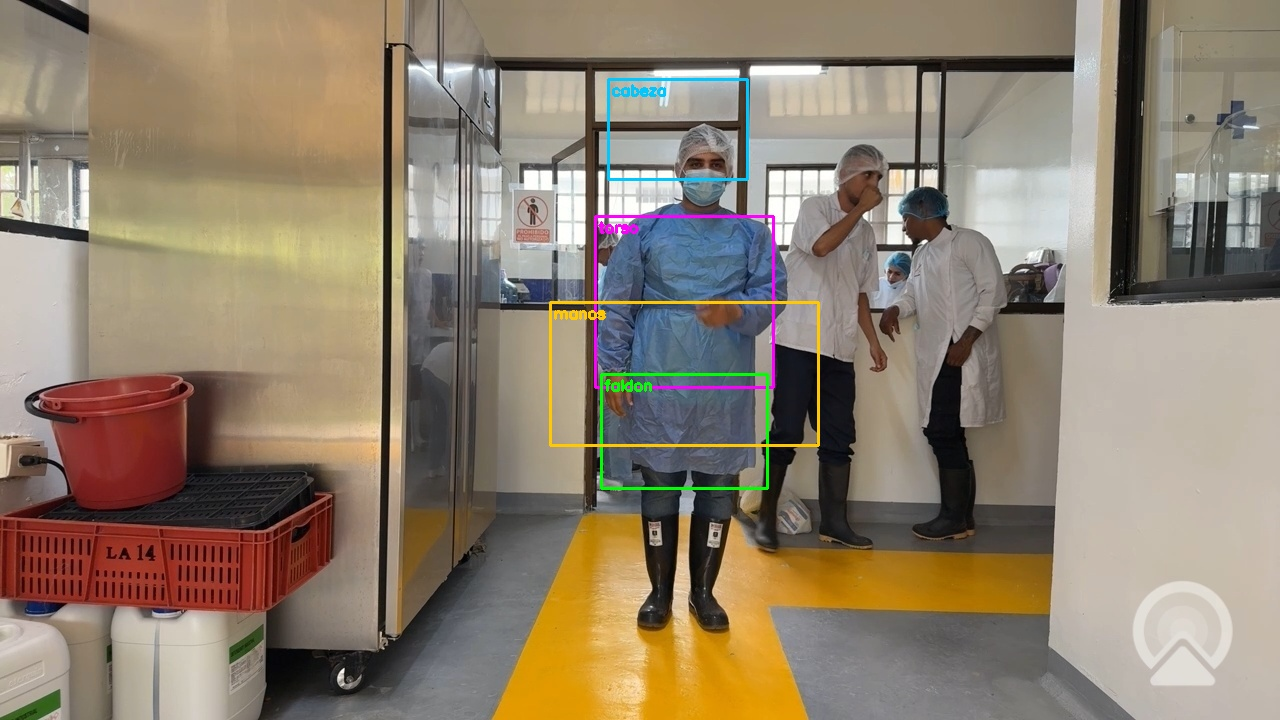
#> input picture reports/regiones/completo_00000.jpg, 1280 x 720 px
$ python -i features.py   (imports and definitions only)   (older library calls are emulated)
#> lines starting #> are read from the running program, lines starting #| are printed output that depends on the picture
#> further down, picture is the input picture: shape (720, 1280, 3); mean B, G, R 110.3, 128.2, 142.1
"""Descriptores clasicos de OpenCV (Fase 1): vector numerico por imagen.

extract(img_bgr) -> lista de floats, siempre del mismo largo (N_FEATURES). Se usa igual al
entrenar (eda_limpieza.py) y en vivo (PredictorClasico): si cambia esta funcion, vuelva a
correr eda_limpieza y benchmark_fase1 para regenerar features.csv y clasico.joblib.

Version 3 (regiones fijas calibradas al encuadre de la camara).
  - v1 miraba la imagen completa reducida a 128x128: la cofia quedaba en pocos pixeles y el
    vector describia sobre todo ropa, fondo y otras personas al fondo.
  - v2 ubicaba las regiones a partir del rostro, pero el tapabocas impide detectar el rostro
    con Haar, y el detector de personas HOG elegia a la gente del fondo.
  - v3 aprovecha que la camara es fija y el estudiante se para sobre la marca amarilla:
    las regiones son fracciones fijas del cuadro (funcionan con cualquier resolucion).

Regiones (x0, y0, x1, y1 como fraccion del ancho/alto del cuadro):
  cabeza -> parte alta de la cabeza: cofia vs. cabello
  torso  -> pecho y abdomen: bata (azul o blanca) vs. ropa de calle
  faldon -> cadera y muslos: la bata llega hasta aqui; una camiseta blanca no
  manos  -> zona de las manos a los lados y frente al cuerpo: guantes vs. piel

Si mueve la camara o la marca del piso, recalibre CAJAS revisando reports/regiones/
(python -m src.features dataset/limpio/completo ...). Largo total: 4 x 40 + 2 = 162.
"""
import cv2
import numpy as np

CAJAS = {
    "cabeza": (0.475, 0.11, 0.585, 0.25),
    "torso": (0.465, 0.30, 0.605, 0.54),
    "faldon": (0.470, 0.52, 0.600, 0.68),
    "manos": (0.430, 0.42, 0.640, 0.62),
}
REGIONES = tuple(CAJAS)
H_BINS, S_BINS, V_BINS = 8, 2, 2
N_POR_REGION = H_BINS * S_BINS * V_BINS + 8
N_GLOBALES = 2
N_FEATURES = len(REGIONES) * N_POR_REGION + N_GLOBALES
LADO_ROI = 96


def _recorte(img, caja):
    h, w = img.shape[:2]
    x0, y0, x1, y1 = caja
    a, b, c, d = int(x0 * w), int(y0 * h), int(x1 * w), int(y1 * h)
    if c - a < 8 or d - b < 8:
        return None
    return img[b:d, a:c]


def _describir(roi, v_ref):
    """40 valores por region."""
    if roi is None:
        return [0.0] * N_POR_REGION
    roi = cv2.resize(roi, (LADO_ROI, LADO_ROI), interpolation=cv2.INTER_AREA)
    hsv = cv2.cvtColor(roi, cv2.COLOR_BGR2HSV)
    ycc = cv2.cvtColor(roi, cv2.COLOR_BGR2YCrCb)
    gris = cv2.cvtColor(roi, cv2.COLOR_BGR2GRAY)
    s, v = hsv[..., 1].astype(float), hsv[..., 2].astype(float)

    hist = cv2.calcHist([hsv], [0, 1, 2], None, [H_BINS, S_BINS, V_BINS],
                        [0, 180, 0, 256, 0, 256]).flatten()
    hist = hist / max(hist.sum(), 1.0)

    cr, cb = ycc[..., 1], ycc[..., 2]
    piel = float(((cr >= 135) & (cr <= 180) & (cb >= 85) & (cb <= 135)).mean())
    claro = float(((s < 60) & (v > 1.10 * v_ref)).mean())        # blanco/claro (bata, cofia)
    azul = float(((hsv[..., 0] >= 90) & (hsv[..., 0] <= 125) & (s >= 50)).mean())  # bata/cofia azul
    oscuro = float((v < 0.45 * v_ref).mean())                     # cabello, pantalon oscuro
    bordes = float((cv2.Canny(gris, 60, 140) > 0).mean())
    textura = float(np.log1p(cv2.Laplacian(gris, cv2.CV_64F).var()) / 10.0)
    extra = [piel, claro, azul, oscuro, bordes, textura,
             float(s.mean() / 255.0), float(v.mean() / max(v_ref, 1.0))]
    return list(hist) + extra


def extract(img_bgr):
    hsv_total = cv2.cvtColor(cv2.resize(img_bgr, (160, 90)), cv2.COLOR_BGR2HSV)
#> hsv_total: shape (90, 160, 3); mean H, S, V 34.4, 66.2, 145.5
    v_ref = max(float(np.median(hsv_total[..., 2])), 30.0)   # luz general de la escena
#> v_ref = 151
    vec = []
    for nombre in REGIONES:
        vec.extend(_describir(_recorte(img_bgr, CAJAS[nombre]), v_ref))
#> this loop made 4 passes
#> (piel in _describir, claro in _describir, azul in _describir, oscuro in _describir, bordes in _describir, textura in _describir, extra in _describir) on passes 1 to 4: (0.144, 0.421, 0.142, 0.0799, 0.173, 0.686, [0.144, 0.421, 0.142, 0.0799, 0.173, 0.686, 0.212, 1.05]), (0.0414, 0.0192, 0.727, 0.00727, 0.18, 0.731, [0.0414, 0.0192, 0.727, 0.00727, 0.18, 0.731, 0.438, 0.917]), (0.062, 0.000326, 0.428, 0.0688, 0.122, 0.7, [0.062, 0.000326, 0.428, 0.0688, 0.122, 0.7, 0.325, 0.79]), (0.191, 0.096, 0.469, 0.11, 0.154, 0.754, [0.191, 0.096, 0.469, 0.11, 0.154, 0.754, 0.361, 0.844])
#> pass 1, in _describir, `roi = cv2.resize(roi, (LADO_ROI, LADO_ROI), interpolation=cv2.INTER_AR..`:
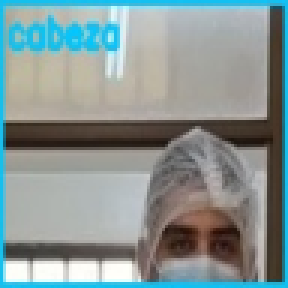
#> roi: shape (96, 96, 3) (shown 3 times larger); mean of channels 0, 1, 2 148.3, 149, 134.9; drawn as B, G, R
#> pass 1, in _describir, `gris = cv2.cvtColor(roi, cv2.COLOR_BGR2GRAY)`:
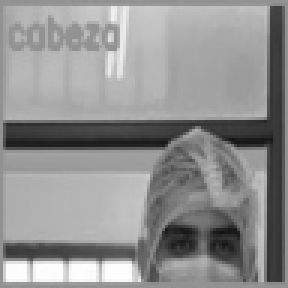
#> gris: shape (96, 96) (shown 3 times larger); min 20, max 255, mean 144.7
#> after the loop, vec = 160 values, max 1.05 at index 39, min 0 at index 3, mean 0.0965
    vec.extend([v_ref / 255.0, float(hsv_total[..., 1].mean() / 255.0)])
    vec = np.asarray(vec, dtype=float)
#> vec = 162 values, max 1.05 at index 39, min 0 at index 3, mean 0.101
    assert vec.size == N_FEATURES, (vec.size, N_FEATURES)
    return vec.tolist()


COLORES = {"cabeza": (255, 200, 0), "torso": (255, 0, 255),
           "faldon": (0, 255, 0), "manos": (0, 200, 255)}


def regiones_debug(img_bgr):
    """Dibuja las regiones sobre una copia de la imagen (para revisar el encuadre)."""
    out = img_bgr.copy()
    h, w = out.shape[:2]
    for nombre, (x0, y0, x1, y1) in CAJAS.items():
        p0, p1 = (int(x0 * w), int(y0 * h)), (int(x1 * w) - 1, int(y1 * h) - 1)
        cv2.rectangle(out, p0, p1, COLORES[nombre], 2)
        cv2.putText(out, nombre, (p0[0] + 3, p0[1] + 16), cv2.FONT_HERSHEY_SIMPLEX,
                    0.5, COLORES[nombre], 2)
    return out


# [29 lines not run here, left out]

>>> import cv2
>>> picture = cv2.imread('../reports/regiones/completo_00000.jpg')
>>> result = extract(picture)
#> result has the same summary as vec in extract

$ run again, on reports/regiones/falta_bata_00360.jpg
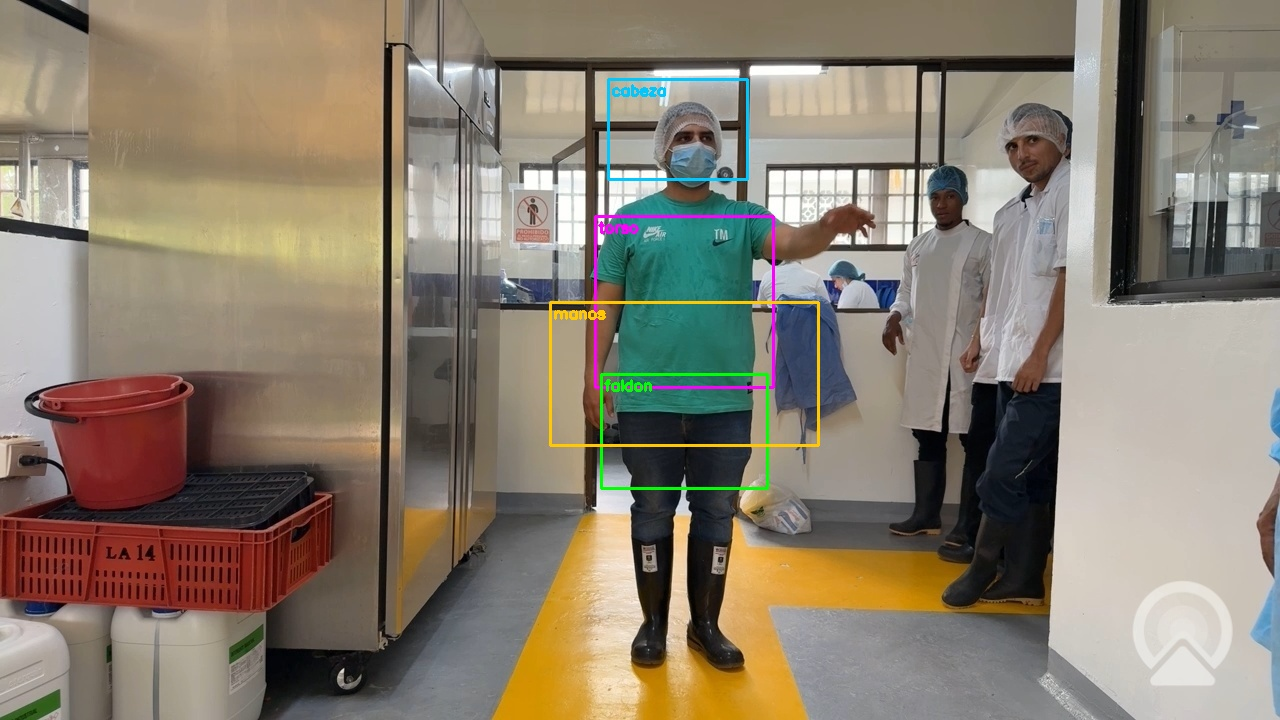
#> input picture reports/regiones/falta_bata_00360.jpg, 1280 x 720 px
#> picture is the input picture: shape (720, 1280, 3); mean B, G, R 111.6, 126.7, 136.9
#> hsv_total: shape (90, 160, 3); mean H, S, V 39.2, 65.3, 141.9
#> v_ref = 146
#> the loop in extract, `for nombre in REGIONES:` made 4 passes
#> (piel in _describir, claro in _describir, azul in _describir, oscuro in _describir, bordes in _describir, textura in _describir, extra in _describir) on passes 1 to 4: (0.15, 0.401, 0.207, 0.0745, 0.185, 0.691, [0.15, 0.401, 0.207, 0.0745, 0.185, 0.691, 0.226, 1.06]), (0.0672, 0.05, 0.033, 0.016, 0.111, 0.702, [0.0672, 0.05, 0.033, 0.016, 0.111, 0.702, 0.622, 0.896]), (0.0882, 0.0526, 0.32, 0.469, 0.101, 0.708, [0.0882, 0.0526, 0.32, 0.469, 0.101, 0.708, 0.428, 0.676]), (0.223, 0.0481, 0.193, 0.129, 0.132, 0.747, [0.223, 0.0481, 0.193, 0.129, 0.132, 0.747, 0.499, 0.859])
#> pass 1, in _describir, `roi = cv2.resize(roi, (LADO_ROI, LADO_ROI), interpolation=cv2.INTER_AR..`:
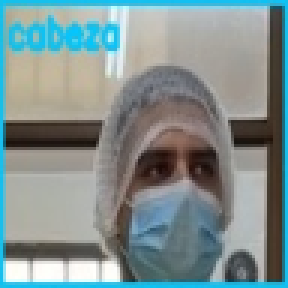
#> roi: shape (96, 96, 3) (shown 3 times larger); mean of channels 0, 1, 2 143.8, 143.9, 127.8; drawn as B, G, R
#> pass 1, in _describir, `gris = cv2.cvtColor(roi, cv2.COLOR_BGR2GRAY)`:
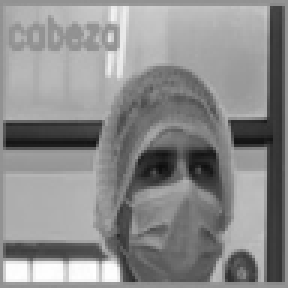
#> gris: shape (96, 96) (shown 3 times larger); min 13, max 255, mean 139
#> after the loop in extract, `for nombre in REGIONES:`: vec = 160 values, max 1.06 at index 39, min 0 at index 3, mean 0.0948
#> in extract, `vec = np.asarray(vec, dtype=float)`: vec = 162 values, max 1.06 at index 39, min 0 at index 3, mean 0.0987
#> result has the same summary as vec in extract

$ run again, on reports/regiones/falta_bata_00420.jpg
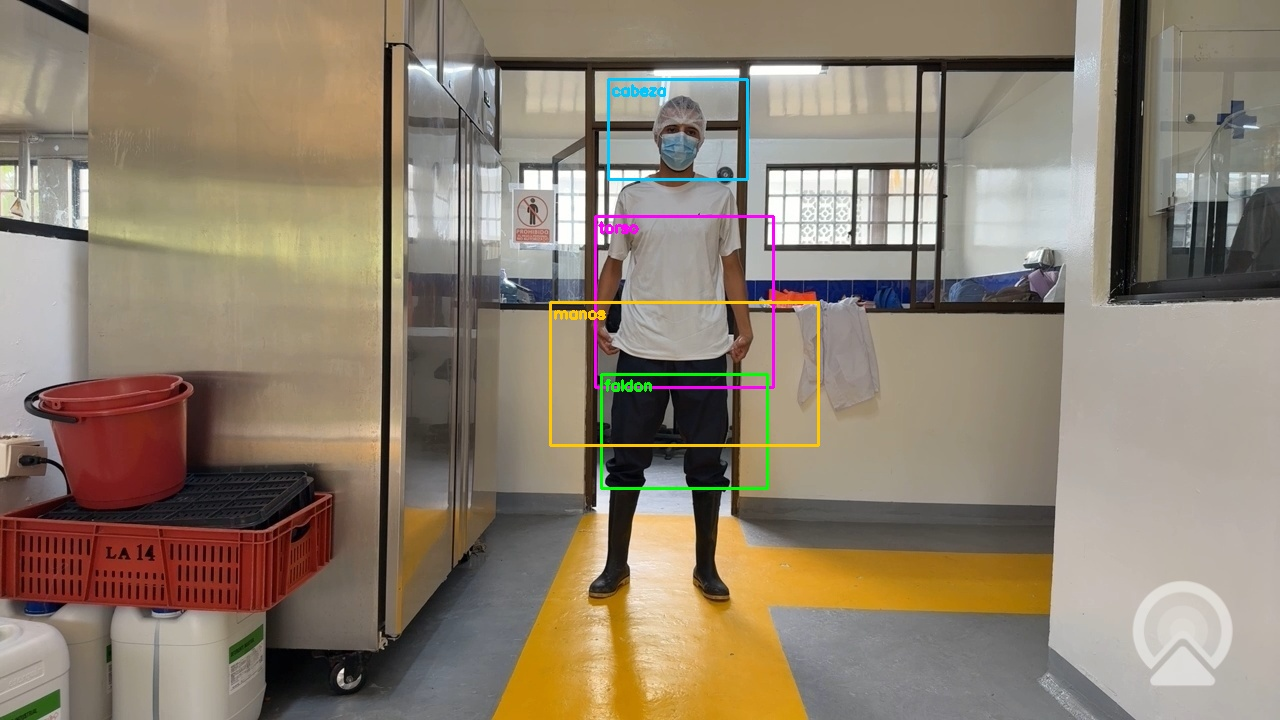
#> input picture reports/regiones/falta_bata_00420.jpg, 1280 x 720 px
#> picture is the input picture: shape (720, 1280, 3); mean B, G, R 111.5, 128.3, 141.7
#> hsv_total: shape (90, 160, 3); mean H, S, V 35.1, 61.9, 144
#> v_ref = 152
#> the loop in extract, `for nombre in REGIONES:` made 4 passes
#> (piel in _describir, claro in _describir, azul in _describir, oscuro in _describir, bordes in _describir, textura in _describir, extra in _describir) on passes 1 to 4: (0.114, 0.352, 0.187, 0.106, 0.179, 0.695, [0.114, 0.352, 0.187, 0.106, 0.179, 0.695, 0.221, 1]), (0.203, 0.192, 0.0548, 0.11, 0.179, 0.776, [0.203, 0.192, 0.0548, 0.11, 0.179, 0.776, 0.262, 0.956]), (0.173, 0.0289, 0.196, 0.582, 0.135, 0.747, [0.173, 0.0289, 0.196, 0.582, 0.135, 0.747, 0.359, 0.57]), (0.402, 0.155, 0.0897, 0.266, 0.164, 0.766, [0.402, 0.155, 0.0897, 0.266, 0.164, 0.766, 0.32, 0.859])
#> pass 1, in _describir, `roi = cv2.resize(roi, (LADO_ROI, LADO_ROI), interpolation=cv2.INTER_AR..`:
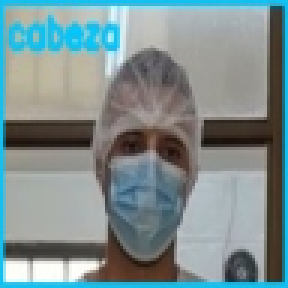
#> roi: shape (96, 96, 3) (shown 3 times larger); mean of channels 0, 1, 2 143.8, 142.5, 125.4; drawn as B, G, R
#> pass 1, in _describir, `gris = cv2.cvtColor(roi, cv2.COLOR_BGR2GRAY)`:
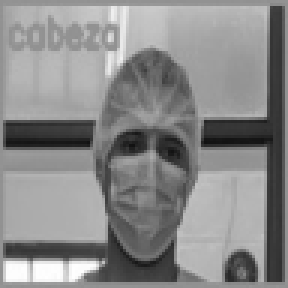
#> gris: shape (96, 96) (shown 3 times larger); min 17, max 255, mean 137.5
#> after the loop in extract, `for nombre in REGIONES:`: vec = 160 values, max 1 at index 39, min 0 at index 3, mean 0.0963
#> in extract, `vec = np.asarray(vec, dtype=float)`: vec = 162 values, max 1 at index 39, min 0 at index 3, mean 0.1
#> result has the same summary as vec in extract
